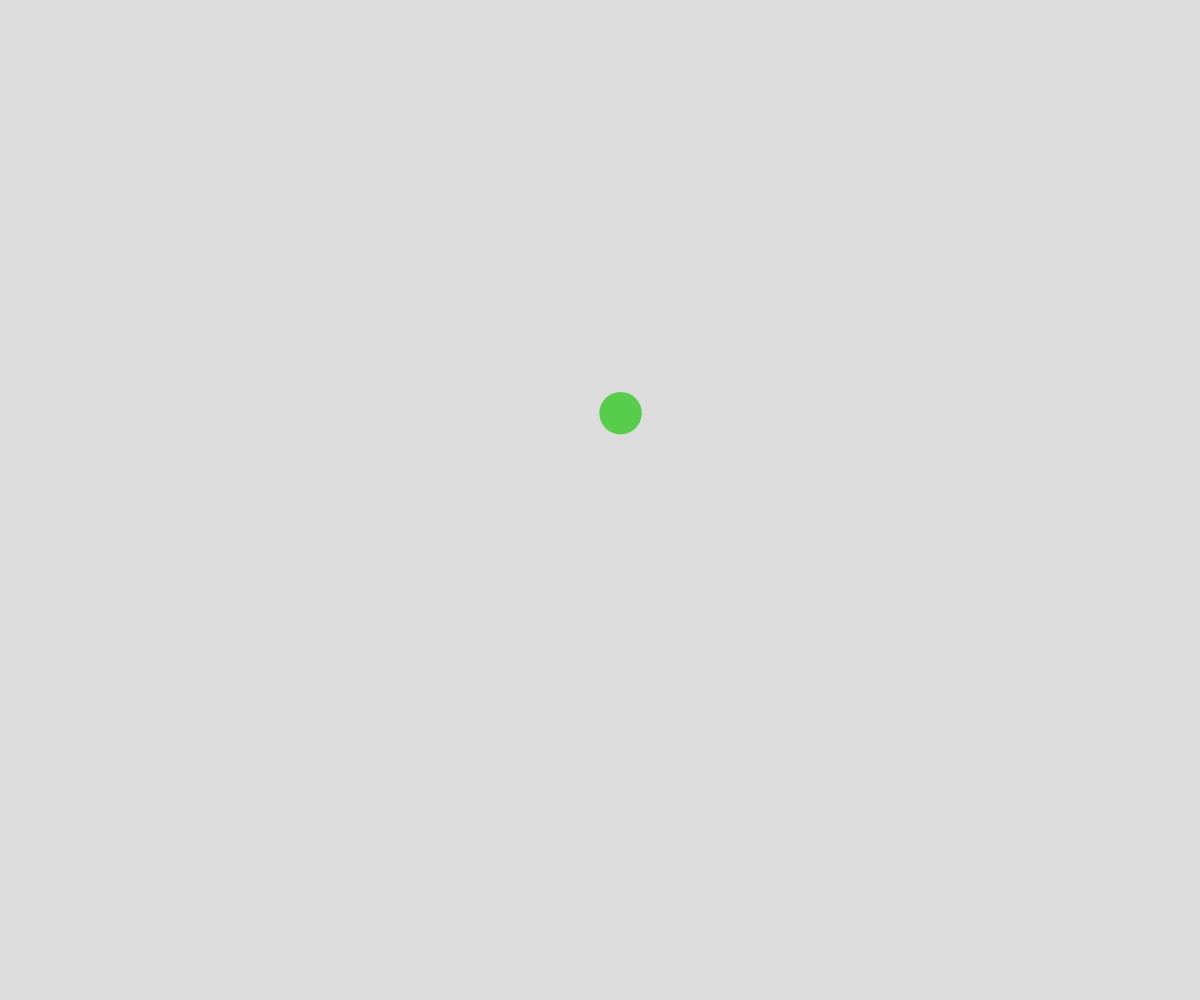
Frame 1 (no input)
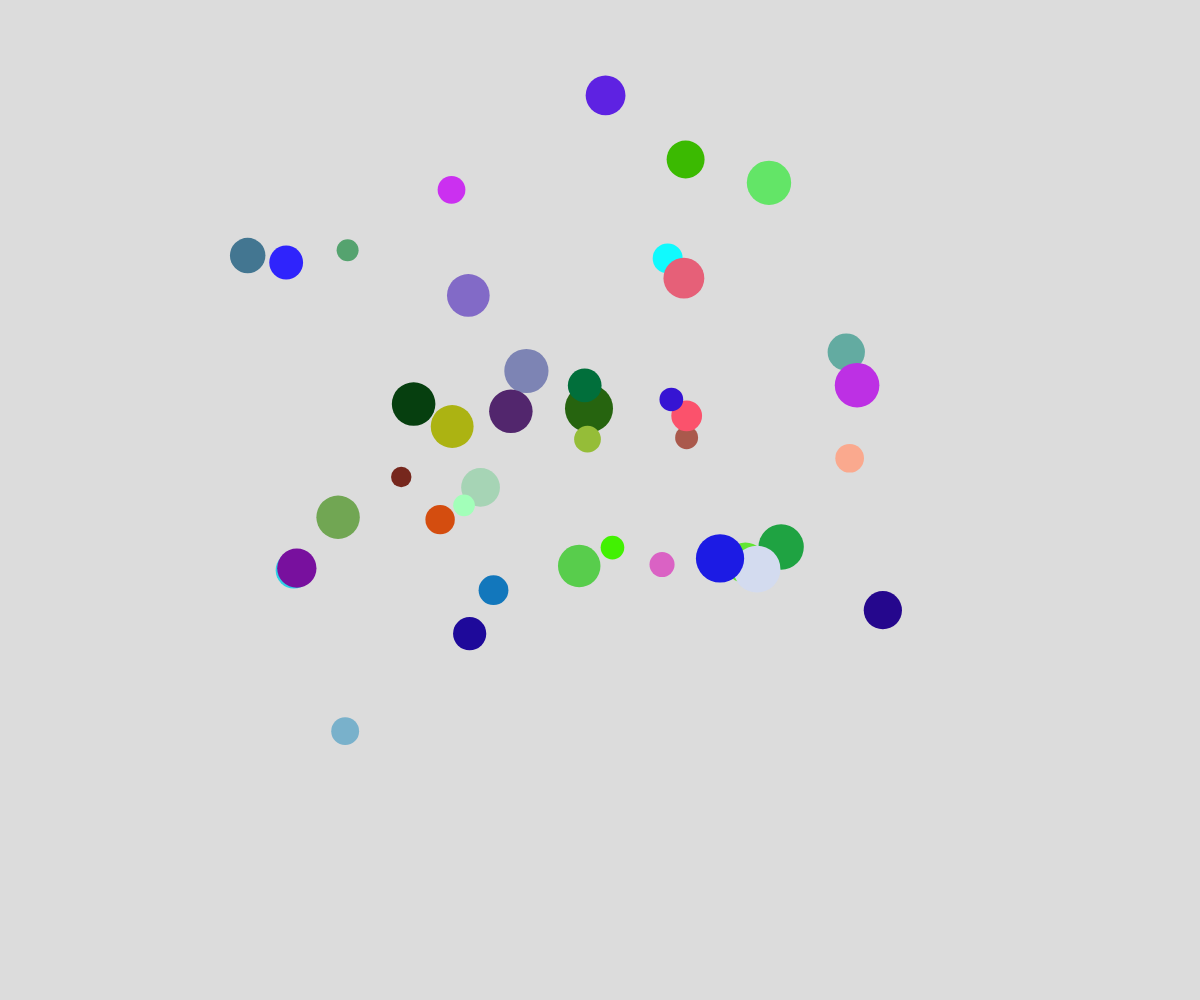
Frame 60 (no input)
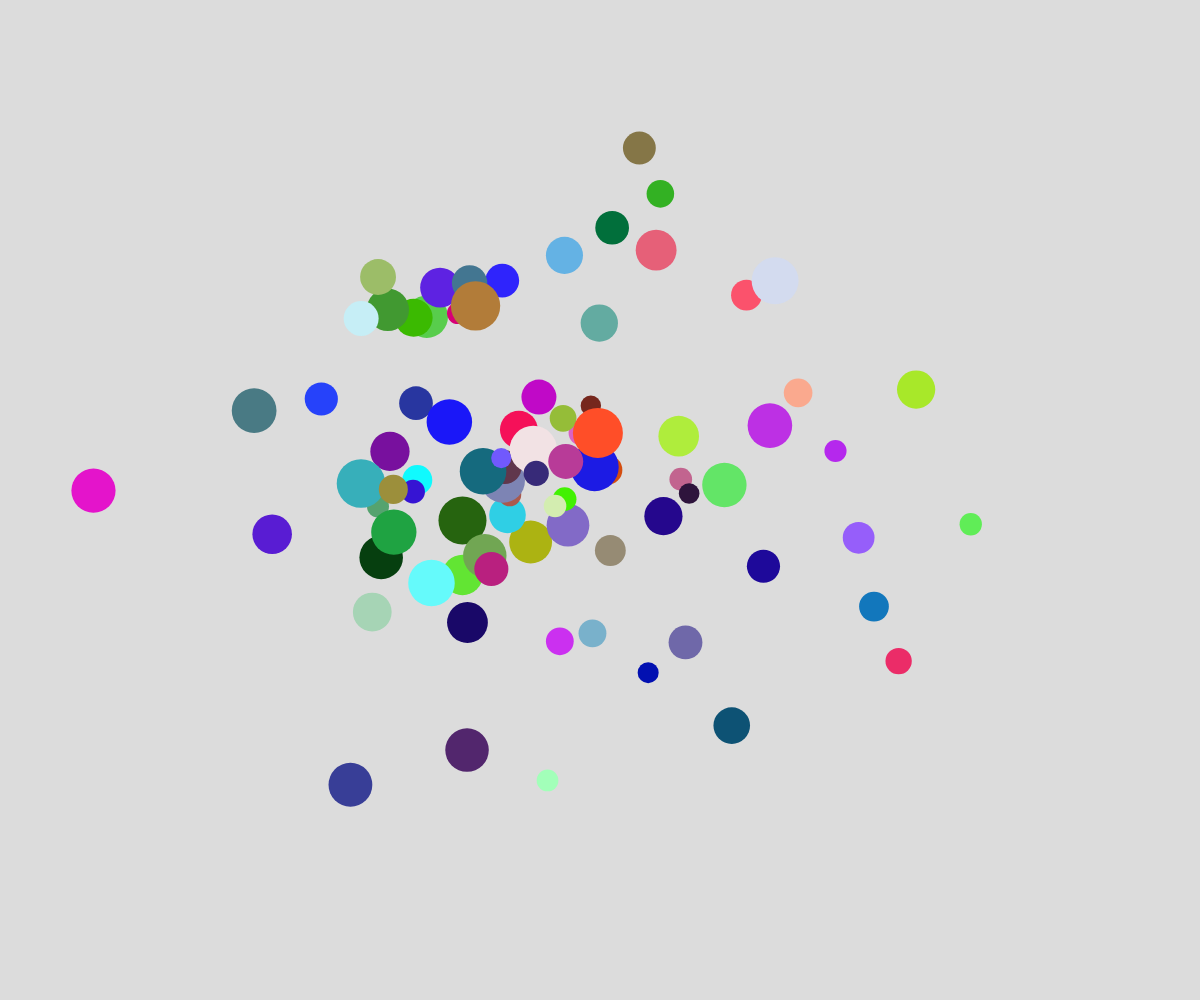
Frame 120 (the mouse pressed at the canvas centre since frame 60)

The p5.js sketch that drew these frames (run headless with seeded random() and noise() and a simulated clock; from frame 60 on, the mouse is pressed at the canvas centre):

// p5.js sketch
// ── sketch.js
// Perlin Bubbles Demo
// Graham Lindsay
// October 15th, 2025

let theBubbles = [];

function setup() {
  createCanvas(windowWidth, windowHeight);
  noStroke();
  spawnBubble();

  //add a new bubble every half second
  window.setInterval(spawnBubble, 50);
}

function draw() {
  background(220);

  for (let bubble of theBubbles) {
    //move
    bubble.x = noise(bubble.time) * width;
    bubble.y = noise(bubble.time + bubble.buffer) * height;
    bubble.time += bubble.deltaTime;

    //display
    fill(bubble.r, bubble.g, bubble.b);
    circle(bubble.x, bubble.y, bubble.diameter);
  }
}

function spawnBubble() {
  let _time = random(1000);
  let _buffer = random(1000);

  let theBubble = {
    time: _time,
    buffer: _buffer,
    x: noise(_time) * width,
    y: noise(_time + _buffer) * height,
    diameter: random(20, 50),
    deltaTime: 0.01,
    r: random(255),
    g: random(255),
    b: random(255),
  };
  theBubbles.push(theBubble);
}
